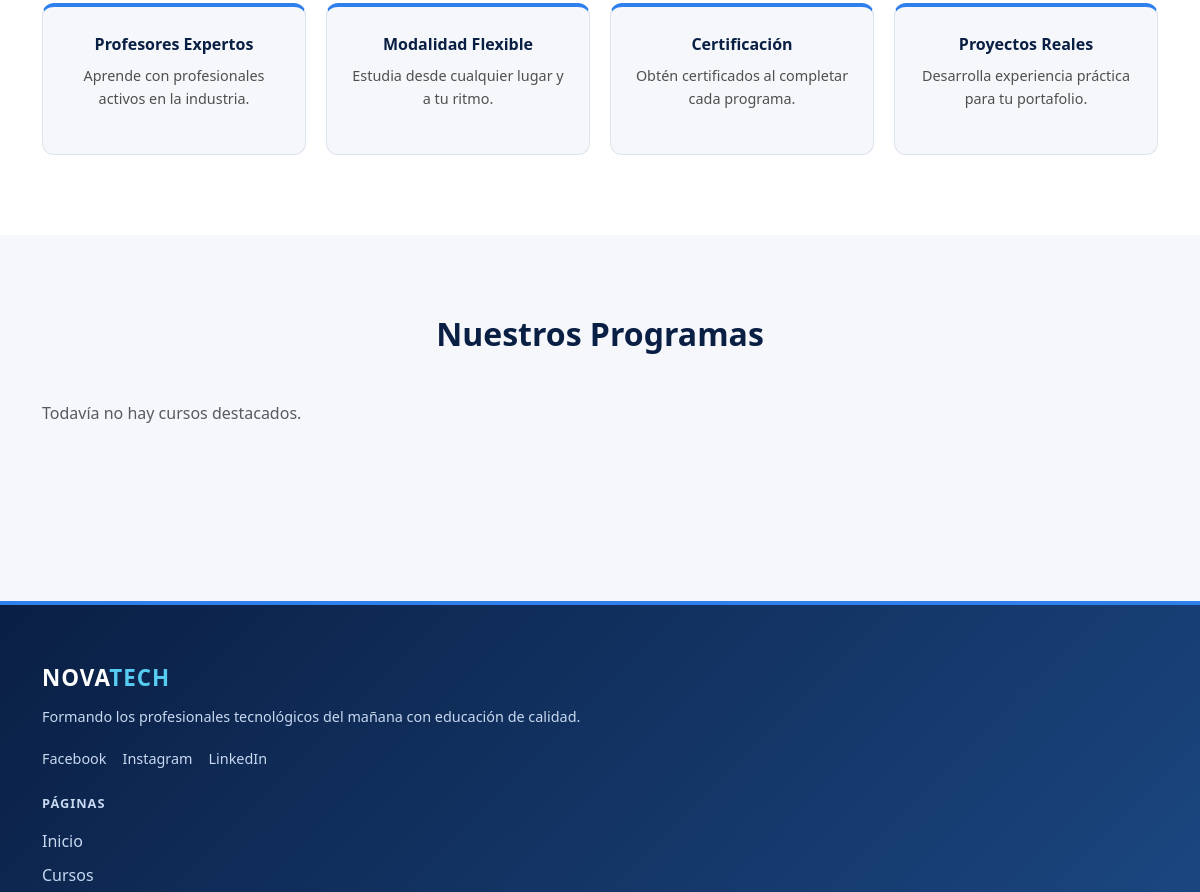
Before: / (middle part) with the older database file.
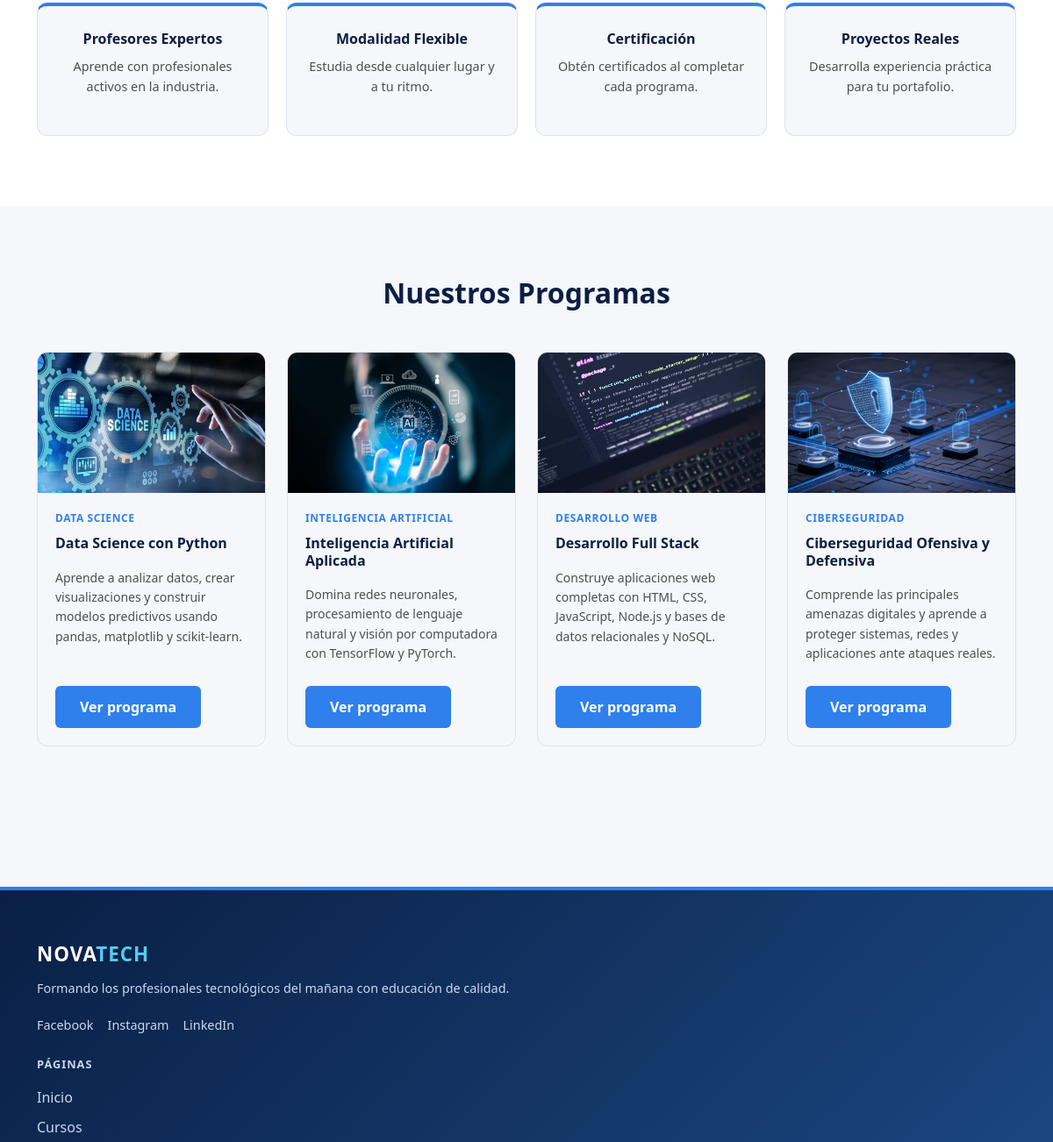
After: the same page with the newer database file.
### tables this page shows
CREATE TABLE IF NOT EXISTS cursos_destacados (
  id           INT           NOT NULL AUTO_INCREMENT,
  nombre       VARCHAR(100)  NOT NULL,
  descripcion  TEXT,
  imagen       VARCHAR(255),
  categoria    VARCHAR(100)  NOT NULL,
  precio       DECIMAL(10,2) NOT NULL DEFAULT 0,
  disponible   TINYINT(1)    NOT NULL DEFAULT 1,
  created_at   TIMESTAMP     NOT NULL DEFAULT CURRENT_TIMESTAMP,
  PRIMARY KEY (id)
);

### controllers/indexController.php (called while the page is built, shortened)
<?php
require_once __DIR__ . '/../models/IndexModel.php';
class IndexController
{
    private IndexModel $model;
    public function __construct()
    {
        $this->model = new IndexModel();
    }
    public function index(): void
    {
        $cursosDestacados = $this->model->getAll();
        $pageCss = 'index.css';
        require __DIR__ . '/../views/index/index.php';
    }
}

### config/database.php (called while the page is built, shortened)
<?php
class Database
{
    private static string $host     = 'db';
    private static string $dbname   = 'novatech_academy_db';
    private static string $user     = 'root';
    private static string $password = 'root';
    private static ?PDO $instance = null;
    public static function getConnection(): PDO
    {
        if (self::$instance === null) {
            $dsn = "mysql:host=" . self::$host
                 . ";dbname="    . self::$dbname
                 . ";charset=utf8mb4";
            try {
                self::$instance = new PDO($dsn, self::$user, self::$password, [
                    PDO::ATTR_ERRMODE            => PDO::ERRMODE_EXCEPTION,
                    PDO::ATTR_DEFAULT_FETCH_MODE => PDO::FETCH_ASSOC,
                    PDO::ATTR_EMULATE_PREPARES   => false,
                ]);
            } catch (PDOException $e) {
                http_response_code(500);
                die('<h2>Error de conexión a la base de datos.</h2><p>' . $e->getMessage() . '</p>');
            }
        }
        return self::$instance;
    }
}

### models/indexModel.php (called while the page is built)
<?php
require_once __DIR__ . '/../config/database.php';
class IndexModel
{
    private PDO $db;
    public function __construct()
    {
        $this->db = Database::getConnection();
    }
    public function getAll(): array
    {
        $stmt = $this->db->query(
            'SELECT * FROM cursos_destacados WHERE disponible = 1 ORDER BY id ASC'
        );
        return $stmt->fetchAll(PDO::FETCH_ASSOC);
    }
}

### views/index/index.php (the view, shortened to what this page needs)
<?php require __DIR__ . '/../layout/header.php'; ?>
    <section class="beneficios">
        <div class="container">
            <div class="beneficios-grid">
                <div class="beneficio">
                    <h3>Profesores Expertos</h3>
                    <p>Aprende con profesionales activos en la industria.</p>
                </div>
                <div class="beneficio">
                    <h3>Modalidad Flexible</h3>
                    <p>Estudia desde cualquier lugar y a tu ritmo.</p>
                </div>
                <div class="beneficio">
                    <h3>Certificación</h3>
                    <p>Obtén certificados al completar cada programa.</p>
                </div>
                <div class="beneficio">
                    <h3>Proyectos Reales</h3>
                    <p>Desarrolla experiencia práctica para tu portafolio.</p>
                </div>
            </div>
        </div>
    </section>
    <section class="cursos">
        <div class="container">
            <div class="cursos-header">
                <h2 class="seccion-titulo">Nuestros Programas</h2>
            </div>
            <div id="cursos-grid">
                <?php if (empty($cursosDestacados)): ?>
                    <p class="text-muted">Todavía no hay cursos destacados.</p>
                <?php else: ?>
                    <?php foreach ($cursosDestacados as $curso): ?>
                        <div class="curso-tarjeta">
                            <img src="<?= htmlspecialchars($curso['imagen']) ?>"
                                 alt="<?= htmlspecialchars($curso['nombre']) ?>"
                                 class="curso-imagen">
                            <div class="curso-cuerpo">
                                <span class="curso-categoria"><?= htmlspecialchars($curso['categoria']) ?></span>
                                <h3 class="curso-nombre"><?= htmlspecialchars($curso['nombre']) ?></h3>
                                <p class="curso-descripcion"><?= htmlspecialchars($curso['descripcion']) ?></p>
                                <a href="index.php?controller=cursos&action=index" class="btn-acento curso-boton">
                                    Ver programa
                                </a>
                            </div>
                        </div>
                    <?php endforeach; ?>
                <?php endif; ?>
            </div>
        </div>
    </section>
<?php require __DIR__ . '/../layout/footer.php'; ?>

### index.php (shortened to what this page needs)
<?php
$actionName     = $_GET['action']     ?? 'index';
$id             = isset($_GET['id']) ? (int) $_GET['id'] : null;
$controller = new $controllerClass();
if ($id !== null && in_array($actionName, ['show', 'edit', 'update', 'delete'], true)) {
    $controller->$actionName($id);
} else {
    $controller->$actionName();
}

### views/layout/header.php (shortened to what this page needs)
<!DOCTYPE html>
<html lang="es">
<head>
    <link
        href="https://cdn.jsdelivr.net/npm/bootstrap@5.3.8/dist/css/bootstrap.min.css"
        rel="stylesheet"
>
    <link rel="stylesheet" href="css/style.css">
    <?php if (!empty($pageCss)): ?>
        <link rel="stylesheet" href="css/<?= htmlspecialchars($pageCss) ?>">
    <?php endif; ?>
</head>
<body>
    <main>

### views/layout/footer.php (shortened to what this page needs)
</main>
    <footer id="footer">
        <div class="container footer-grid">
            <div>
                <p class="footer-nombre">NOVA<span>TECH</span></p>
                <p class="footer-descripcion">Formando los profesionales tecnológicos del mañana con educación de calidad.</p>
                <div class="footer-redes">
                    <a href="#">Facebook</a>
                    <a href="#">Instagram</a>
                    <a href="#">LinkedIn</a>
                </div>
            </div>
            <div>
                <p class="footer-nav-titulo">Páginas</p>
                <ul class="footer-nav-lista">
                    <li><a href="index.php?controller=index&action=index">Inicio</a></li>
                    <li><a href="index.php?controller=cursos&action=index">Cursos</a></li>
                </ul>
            </div>
        </div>
    </footer>
</body>
</html>

### css/style.css (style rules this page uses)
* { margin: 0; padding: 0; box-sizing: border-box; }
:root { --color-fondo: #F5F7FA; --color-superficie: #FFFFFF; --color-borde: #dde3ed; --color-primario: #0A1F44; --color-secundario: #1E4E8C; --color-acento: #2F80ED; --color-celeste: #56CCF2; --color-texto: #0A1F44; --color-texto-suave: #4F4F4F; --color-blanco: #FFFFFF; }
body { background-color: var(--color-fondo); color: var(--color-texto); font-family: 'Segoe UI', Tahoma, Geneva, Verdana, sans-serif; font-size: 16px; }
#footer { background: linear-gradient(135deg, #0A1F44 0%, #1E4E8C 100%); border-top: 4px solid var(--color-acento); padding: 56px 0 24px; margin-top: 80px; }
.footer-nombre { color: var(--color-blanco); font-size: 1.4rem; font-weight: 900; letter-spacing: 1px; margin-bottom: 10px; }
.footer-nombre span { color: var(--color-celeste); }
.footer-descripcion { color: #c8d8f0; font-size: 0.9rem; margin-bottom: 20px; line-height: 1.6; }
.footer-redes { display: flex; gap: 16px; flex-wrap: wrap; }
.footer-redes a { color: #c8d8f0; text-decoration: none; font-size: 0.9rem; transition: color 0.2s; }
.footer-nav-titulo { color: #c8d8f0; font-size: 0.8rem; font-weight: 700; letter-spacing: 1px; text-transform: uppercase; margin-bottom: 16px; margin-top: 24px; }
.footer-nav-lista { list-style: none; padding: 0; margin: 0; }
.footer-nav-lista li { margin-bottom: 10px; }
.footer-nav-lista li a { color: #c8d8f0; text-decoration: none; transition: color 0.2s; }
.btn-acento { background-color: var(--color-acento); color: var(--color-blanco); border: none; font-weight: 700; padding: 12px 28px; border-radius: 6px; cursor: pointer; transition: background-color 0.2s, transform 0.2s; text-decoration: none; display: inline-block; }
.seccion-titulo { color: var(--color-primario); font-size: 2rem; font-weight: 900; margin-bottom: 12px; }

### css/index.css (style rules this page uses)
.beneficios { padding: 80px 0; background-color: var(--color-superficie); }
.beneficios-grid { display: grid; grid-template-columns: repeat(4, 1fr); gap: 20px; }
.beneficio { background: var(--color-fondo); border: 1px solid var(--color-borde); border-top: 4px solid var(--color-acento); border-radius: 12px; padding: 28px 20px; text-align: center; transition: box-shadow 0.2s ease; }
.beneficio h3 { color: var(--color-primario); font-size: 1rem; font-weight: 800; margin-bottom: 10px; }
.beneficio p { color: var(--color-texto-suave); font-size: 0.9rem; line-height: 1.6; }
.cursos { padding: 80px 0; }
.cursos-header { text-align: center; margin-bottom: 48px; }
#cursos-grid { display: grid; grid-template-columns: repeat(4, 1fr); gap: 24px; }
.curso-tarjeta { border: 1px solid var(--color-borde); border-radius: 12px; overflow: hidden; display: flex; flex-direction: column; transition: box-shadow 0.2s ease; }
.curso-imagen { width: 100%; height: 160px; object-fit: cover; }
.curso-cuerpo { padding: 20px; display: flex; flex-direction: column; gap: 10px; flex: 1; }
.curso-categoria { font-size: 0.75rem; font-weight: 700; color: var(--color-acento); text-transform: uppercase; letter-spacing: 0.05em; }
.curso-nombre { color: var(--color-primario); font-size: 1rem; font-weight: 800; }
.curso-descripcion { color: var(--color-texto-suave); font-size: 0.875rem; line-height: 1.6; flex: 1; }
.curso-boton { align-self: flex-start; margin-top: auto; }

Changed rows visible on the page:
added cursos_destacados: imagen (picture), categoria "DATA SCIENCE", nombre "Data Science con Python", descripcion "Aprende a analizar datos, crear visualizaciones y construir modelos predictivos usando pandas, matplotlib y scikit-learn."
added cursos_destacados: imagen (picture), categoria "INTELIGENCIA ARTIFICIAL", nombre "Inteligencia Artificial Aplicada", descripcion "Domina redes neuronales, procesamiento de lenguaje natural y visión por computadora con TensorFlow y PyTorch."
added cursos_destacados: imagen (picture), categoria "DESARROLLO WEB", nombre "Desarrollo Full Stack", descripcion "Construye aplicaciones web completas con HTML, CSS, JavaScript, Node.js y bases de datos relacionales y NoSQL."
added cursos_destacados: imagen (picture), categoria "CIBERSEGURIDAD", nombre "Ciberseguridad Ofensiva y Defensiva", descripcion "Comprende las principales amenazas digitales y aprende a proteger sistemas, redes y aplicaciones ante ataques reales."
Other visible differences:
text no longer shown: "Todavía no hay cursos destacados."
